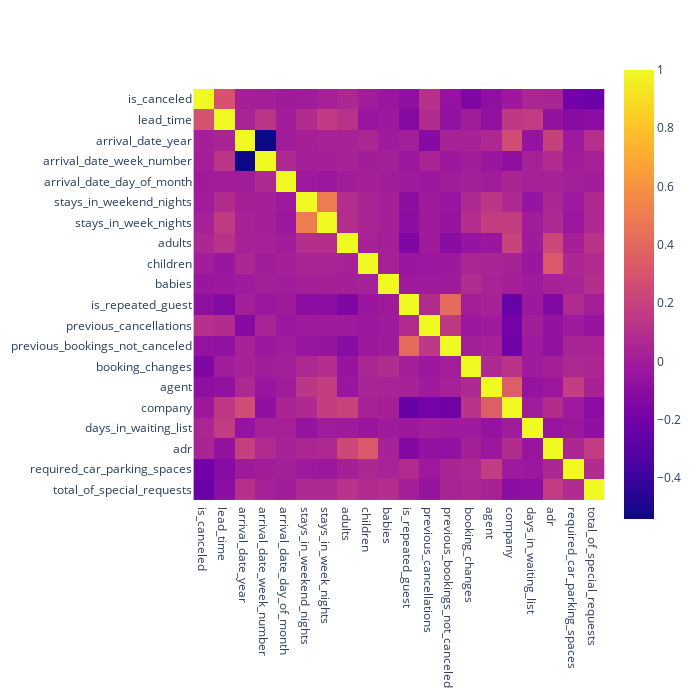

Here is the notebook cell this chart was saved with:
### Code cell
fig = px.imshow(cor, width=700, height=700)
fig.show()

### Figure 1 — Plotly figure (JSON) as saved in the notebook; plotly's stock layout.template omitted (floating-point values rounded to 4 significant figures; data arrays with more than 128 entries replaced by an {"elided": "..."} marker saying what was removed)
{"data": [{"coloraxis": "coloraxis", "hovertemplate": "x: %{x}<br>y: %{y}<br>color: %{z}<extra></extra>", "name": "0", "type": "heatmap", "x": ["is_canceled", "lead_time", "arrival_date_year", "arrival_date_week_number", "arrival_date_day_of_month", "stays_in_weekend_nights", "stays_in_week_nights", "adults", "children", "babies", "is_repeated_guest", "previous_cancellations", "previous_bookings_not_canceled", "booking_changes", "agent", "company", "days_in_waiting_list", "adr", "required_car_parking_spaces", "total_of_special_requests"], "xaxis": "x", "y": ["is_canceled", "lead_time", "arrival_date_year", "arrival_date_week_number", "arrival_date_day_of_month", "stays_in_weekend_nights", "stays_in_week_nights", "adults", "children", "babies", "is_repeated_guest", "previous_cancellations", "previous_bookings_not_canceled", "booking_changes", "agent", "company", "days_in_waiting_list", "adr", "required_car_parking_spaces", "total_of_special_requests"], "yaxis": "y", "z": {"elided": "20x20 float values"}}], "layout": {"coloraxis": {"colorscale": [[0, "#0d0887"], [0.1111, "#46039f"], [0.2222, "#7201a8"], [0.3333, "#9c179e"], [0.4444, "#bd3786"], [0.5556, "#d8576b"], [0.6667, "#ed7953"], [0.7778, "#fb9f3a"], [0.8889, "#fdca26"], [1, "#f0f921"]]}, "height": 700, "margin": {"t": 60}, "width": 700, "xaxis": {"anchor": "y", "constrain": "domain", "domain": [0, 1], "scaleanchor": "y"}, "yaxis": {"anchor": "x", "autorange": "reversed", "constrain": "domain", "domain": [0, 1]}}}
